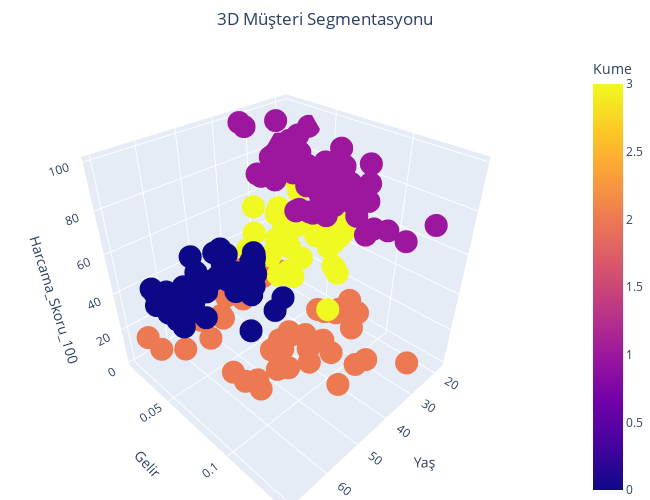

Write notebook code for a chart like this one.
### Code cell
fig.update_layout(
    scene=dict(
        xaxis_title='Yaş',
        yaxis_title='Gelir',
        zaxis_title='Harcama_Skoru_100'
    ),
    legend_title='Küme',
    title="3D Müşteri Segmentasyonu",
    title_x=0.5,
    margin=dict(l=0, r=0, b=0, t=50),
    width=650,
    height=500
)

### Figure 1 — Plotly figure (JSON) as saved in the notebook; plotly's stock layout.template omitted (floating-point values rounded to 4 significant figures; data arrays with more than 128 entries replaced by an {"elided": "..."} marker saying what was removed)
{"data": [{"hovertemplate": "Yas=%{x}<br>Yillik_Gelir_1000=%{y}<br>Harcama_Skoru_100=%{z}<br>Kume=%{marker.color}<extra></extra>", "legendgroup": "", "marker": {"color": {"elided": "200 int values"}, "coloraxis": "coloraxis", "symbol": "circle"}, "mode": "markers", "name": "", "scene": "scene", "showlegend": false, "type": "scatter3d", "x": {"elided": "200 int values"}, "y": {"elided": "200 float values"}, "z": {"elided": "200 int values"}}], "layout": {"coloraxis": {"colorbar": {"title": {"text": "Kume"}}, "colorscale": [[0, "#0d0887"], [0.1111, "#46039f"], [0.2222, "#7201a8"], [0.3333, "#9c179e"], [0.4444, "#bd3786"], [0.5556, "#d8576b"], [0.6667, "#ed7953"], [0.7778, "#fb9f3a"], [0.8889, "#fdca26"], [1, "#f0f921"]]}, "height": 500, "legend": {"title": {"text": "Küme"}, "tracegroupgap": 0}, "margin": {"b": 0, "l": 0, "r": 0, "t": 50}, "scene": {"domain": {"x": [0, 1], "y": [0, 1]}, "xaxis": {"title": {"text": "Yaş"}}, "yaxis": {"title": {"text": "Gelir"}}, "zaxis": {"title": {"text": "Harcama_Skoru_100"}}}, "title": {"text": "3D Müşteri Segmentasyonu", "x": 0.5}, "width": 650}}
